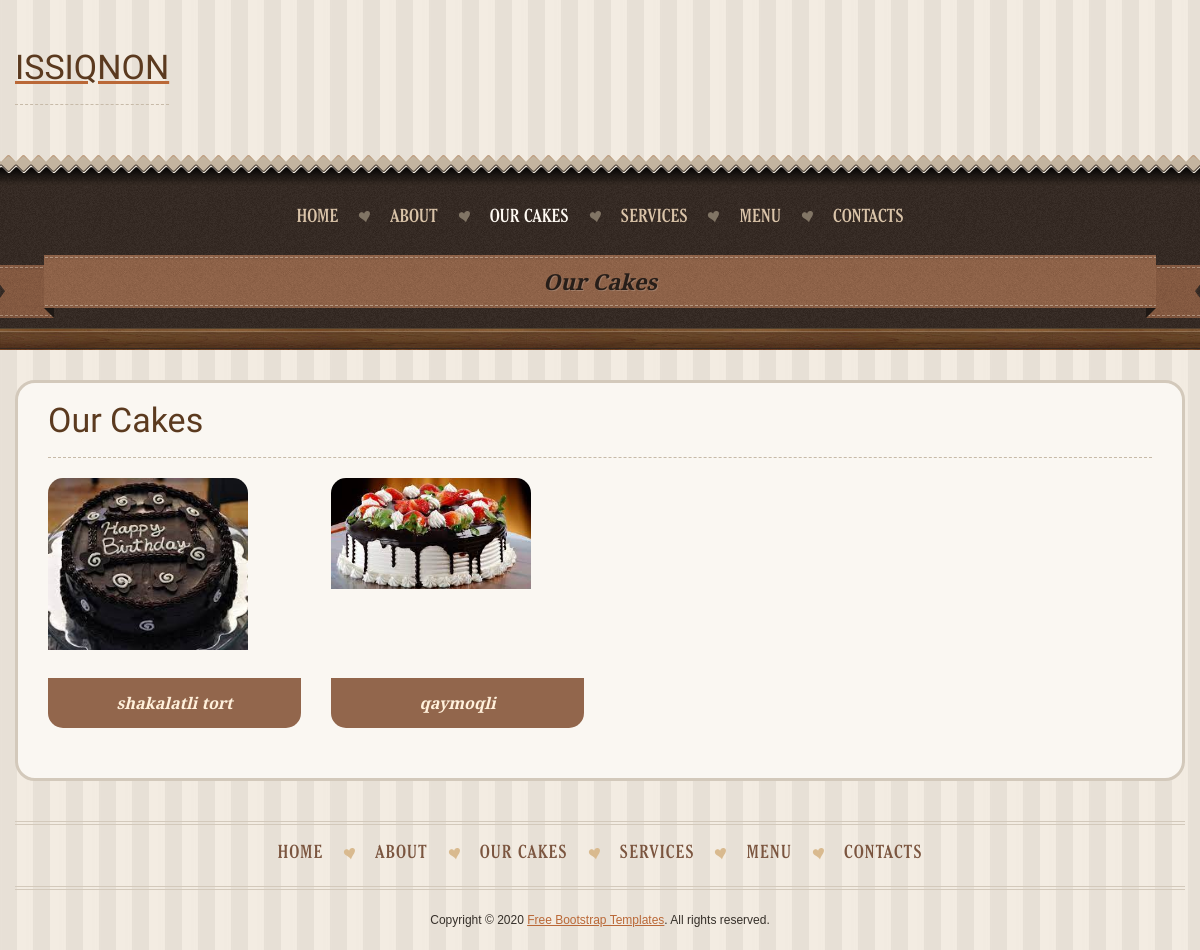
//cakes, run on an earlier commit of the app's database.
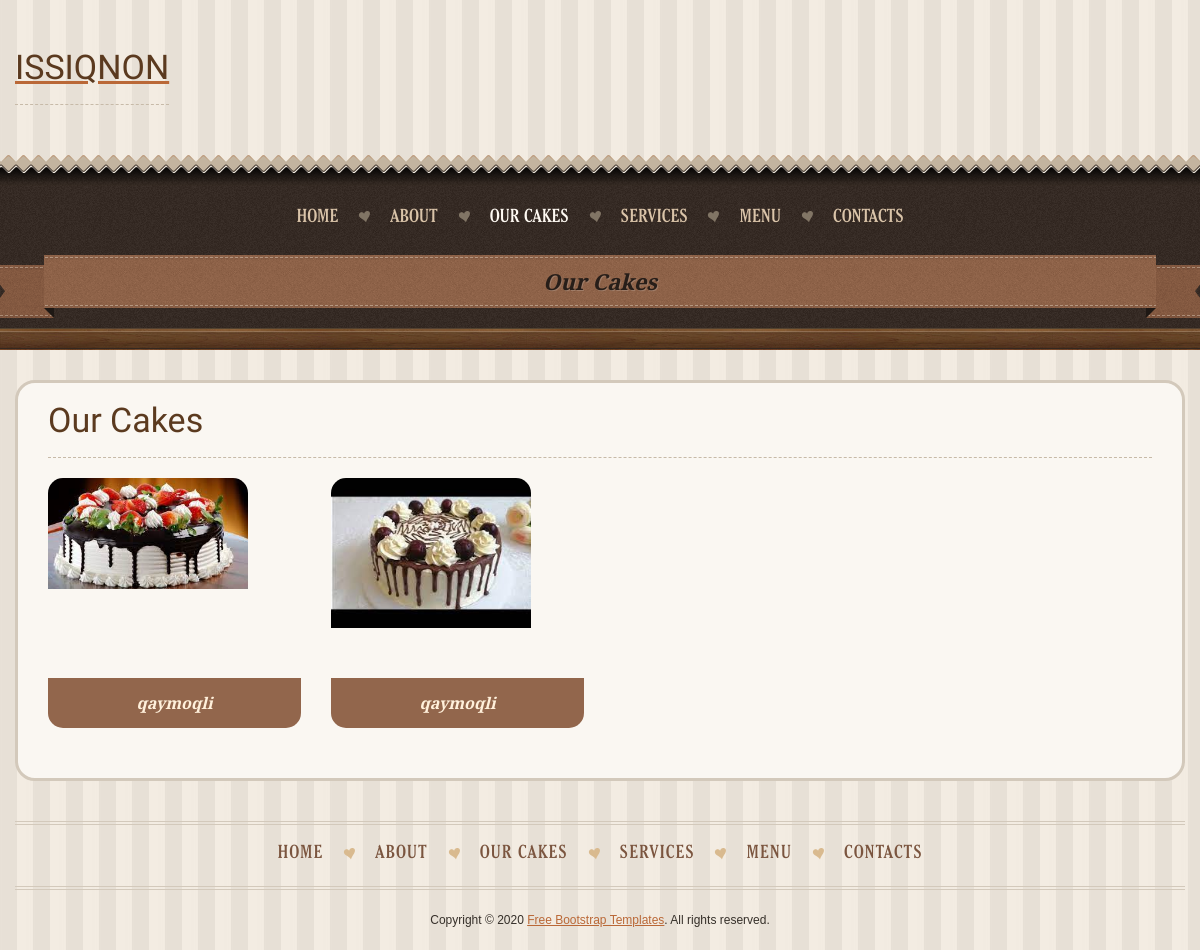
And on a later commit of the database.
### blog/models.py (models this page shows, shortened)
class Product(models.Model):
    category = models.ForeignKey(Category,related_name="products",on_delete=models.CASCADE,verbose_name='katalog')
    name = models.CharField(max_length=50)
    image = models.ImageField(upload_to='image')
    short_text = models.CharField(max_length=200)
    desc = models.TextField(blank=True)
    price = models.PositiveIntegerField(default=0)

### blog/views.py (the view)
# urls.py: path('/<str:cat_slug>',CategoryView.as_view(),name="cat_slug"),
class CategoryView(View):
    def get(self,request,cat_slug):
        try:
            category = Category.objects.get(slug=cat_slug)
        except:
            return render(request,'404.html')
        posts = category.products.all()
        categories = Category.objects.all()
        context = {'categories':categories,"posts":posts}
        return render(request,'products.html',context)

### templates/products.html (shortened to what this page needs)
{% load static %}
<!DOCTYPE html>
<html lang="en">
<head>
<link rel="stylesheet" href="{% static 'css/bootstrap.css' %}" type="text/css" media="screen">
<link rel="stylesheet" href="{% static 'css/bootstrap-responsive.css' %}" type="text/css" media="screen">
<link rel="stylesheet" href="{% static 'css/isotope.css' %}" type="text/css" media="screen">
<link rel="stylesheet" href="{% static 'css/touchTouch.css' %}" type="text/css" media="screen">
<link rel="stylesheet" href="{% static 'css/style.css' %}" type="text/css" media="screen">
</head>
<body class="subpage">
<div id="main">
<div class="top1">
<div class="container">
<div class="row">
<div class="span12">
<div class="top1_inner clearfix">
	<header><div class="logo_wrapper"><a href="index.html" class="logo"><h1>ISSIQNON</h1></a></div></header>
</div>
</div>
</div>
</div>
</div>
<div class="hl1"></div>
<div class="hl2">
<div class="hl2_inner">
<div class="container">
<div class="row">
<div class="span12">
<div class="hl1_inner2">
	<div class="navbar navbar_">
		<div class="navbar-inner navbar-inner_">
			<div class="nav-collapse nav-collapse_ collapse">
				<ul class="nav sf-menu clearfix">
					<li><a href="{% url 'blog:index' %}">home</a></li>
					<li class="sub-menu sub-menu-1"><a href="{% url 'blog:about' %}">about</a>
					</li>
					<li class="active"><a href="{% url 'blog:products' %}">our cakes</a></li>
					<li><a href="{% url 'blog:service' %}">services</a></li>
					<li><a href="{% url 'blog:menu' %}">MENU</a></li>
					<li><a href="{% url 'blog:contact' %}">contacts</a></li>
				</ul>
			</div>
		</div>
	</div>
	<div class="page_title"><div class="page_title_left"></div><div class="page_title_px">Our Cakes</div><div class="page_title_right"></div></div>
</div>
</div>
</div>
</div>
</div>
</div>
<div class="hl3"></div>
<div id="content">
<div class="container">
<div class="row">
<div class="span12">
<div class="box1">
	<h1>Our Cakes</h1>
    <ul class="thumbnails thumbnails-iisotope" id="isotope-items">
                                                                                        {% for p in posts %}
        <li class="isotope-element isotope-filter1">
			<div class="thumb-isotope">
				<div class="thumbnail clearfix">
					<a href="{{ p.image.url }}">
						<figure style="width: 200px; height: 200px;" >
							<img src="{{ p.image.url }}" alt=""><em></em>
						</figure>
						<div class="caption">
							{{ p.name }}
						</div>
					</a>
				</div>
			</div>
        </li>
                                                                                                {% endfor %}
    </ul>
</div>
</div>
</div>
</div>
</div>
<div class="container">
<div class="row">
<div class="span12">
<div class="bot1">
<div class="bot1_inner">
	<div class="menu_bot">
	    <ul id="menu_bot" class="clearfix">
	      <li><a href="{% url 'blog:index' %}">home</a></li>
	      <li><a href="{% url 'blog:about' %}">about</a></li>
	      <li><a href="{% url 'blog:products' %}">our cakes</a></li>
	      <li><a href="{% url 'blog:service' %}">services</a></li>
	      <li><a href="{% url 'blog:menu' %}">MENU</a></li>
	      <li><a href="{% url 'blog:contact' %}">contacts</a></li>
	    </ul>
	</div>
</div>
</div>
<footer>
	<div class="copyright">Copyright © 2020 <a href="https://gridgum.com/themes/category/free/">Free Bootstrap Templates</a>. All rights reserved.</div>
</footer>
</div>
</div>
</div>
</div>
</body>
</html>

What changed in the data, as far as the page shows it:
removed Product: image (picture), name "shakalatli tort"
added Product: image (picture), name "qaymoqli"
